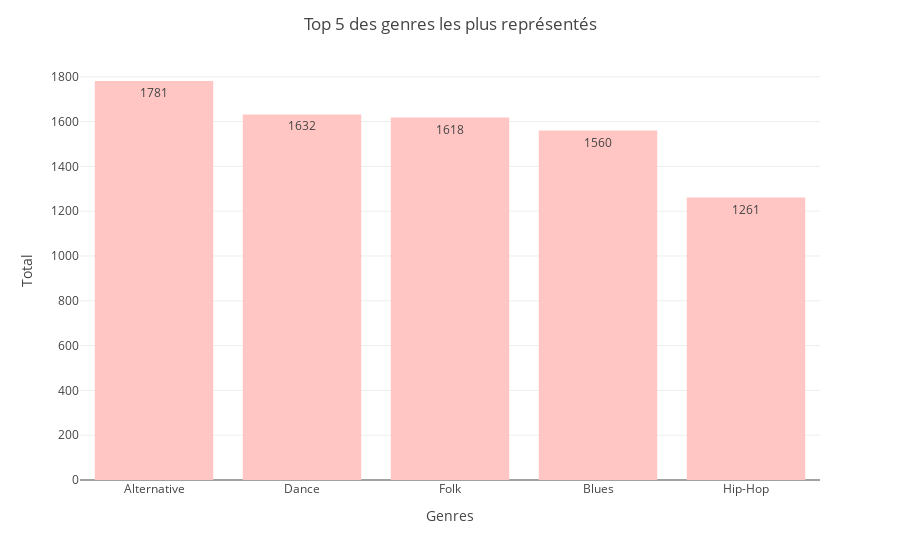

The code cell stored with this chart in its notebook:
### Code cell
fig2 = px.histogram(df_top5, x = "genre", text_auto=True,
                   template="xgridoff",
            color_discrete_sequence= px.colors.sequential.Burg)

fig2.update_yaxes(title_text = "Total")
fig2.update_xaxes(title_text = "Genres")
fig2.update_layout(title = {"text" : "Top 5 des genres les plus représentés", "x":0.5})
fig2.show()

### Figure 1 — Plotly figure (JSON) as saved in the notebook; plotly's stock layout.template omitted (floating-point values rounded to 4 significant figures; data arrays with more than 128 entries replaced by an {"elided": "..."} marker saying what was removed)
{"data": [{"alignmentgroup": "True", "bingroup": "x", "hovertemplate": "genre=%{x}<br>count=%{y}<extra></extra>", "legendgroup": "", "marker": {"color": "rgb(255, 198, 196)", "pattern": {"shape": ""}}, "name": "", "offsetgroup": "", "orientation": "v", "showlegend": false, "texttemplate": "%{value}", "type": "histogram", "x": {"elided": "7852 str values"}, "xaxis": "x", "yaxis": "y"}], "layout": {"autosize": true, "barmode": "relative", "legend": {"tracegroupgap": 0}, "margin": {"t": 60}, "title": {"text": "Top 5 des genres les plus représentés", "x": 0.5}, "xaxis": {"anchor": "y", "autorange": true, "domain": [0, 1], "range": [-0.5, 4.5], "title": {"text": "Genres"}, "type": "category"}, "yaxis": {"anchor": "x", "autorange": true, "domain": [0, 1], "range": [0, 1875.0], "title": {"text": "Total"}}}}
